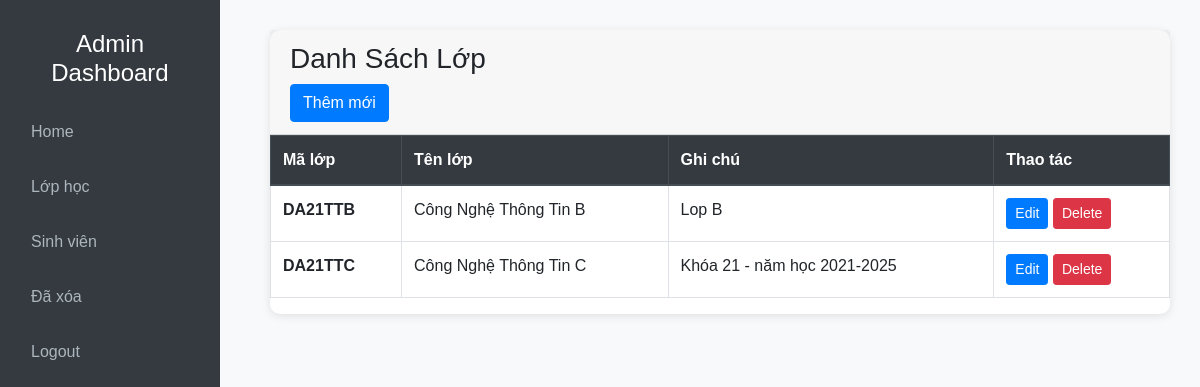
Before: /admin/index.php?action=qllop&query=lietke with the older database file.
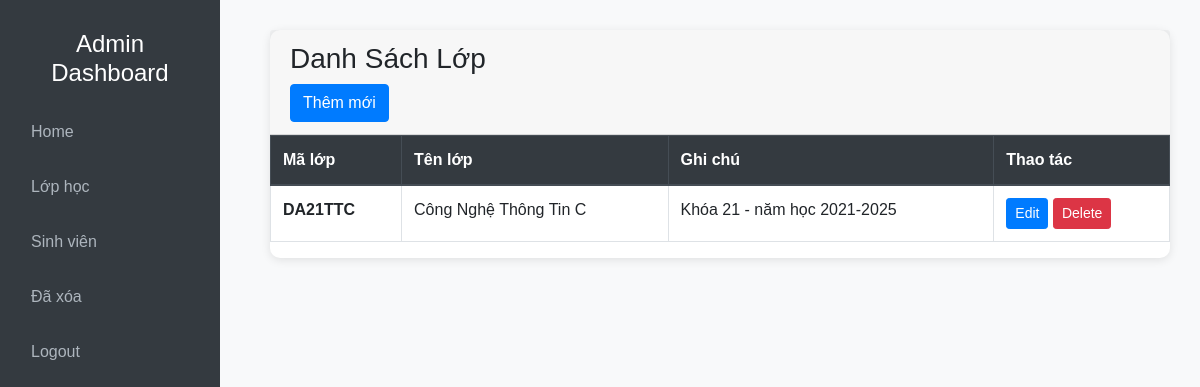
After: the same page with the newer database file.
### tables this page shows
CREATE TABLE `lophoc` (
  `maLop` varchar(12) NOT NULL,
  `tenLop` varchar(100) NOT NULL,
  `ghiChu` varchar(100) NOT NULL,
  `isDeleted` tinyint(1) DEFAULT 0
);

### admin/modules/qlLop/lietke.php (the view)
<?php
    $sql = "SELECT * FROM lophoc WHERE isDeleted = 0";
    $query = mysqli_query($conn, $sql);
?>
<div class="card">
    <div class="card-header">
        <h3>Danh Sách Lớp</h3>
        <a class="btn btn-primary" href="index.php?action=qllop&query=them">Thêm mới</a>
    </div>
    <table class="table table-bordered table-hover">
        <thead class="thead-dark">
            <tr>
                <th scope="col">Mã lớp</th>
                <th scope="col">Tên lớp</th>
                <th scope="col">Ghi chú</th>
                <th scope="col">Thao tác</th>
            </tr>
        </thead>
        <tbody>
        <?php while($row = mysqli_fetch_assoc($query)){ ?>
            <tr onclick="window.location.href='index.php?action=qllop&query=showup&malop=<?php echo $row['maLop']?>';" style="cursor: pointer;">
                <th><?php echo $row['maLop'] ?></th>
                <td><?php echo $row['tenLop'] ?></td>
                <td><?php echo $row['ghiChu'] ?></td>
                <td>
                    <a href="?action=qllop&query=sua&malop=<?php echo $row['maLop']?>" class="btn btn-sm btn-primary" type="submit">Edit</a>
                    <a onclick="return confirm('Bạn có chắc muốn xóa không?')" href="modules/qlLop/xuly.php?malop=<?php echo $row['maLop']; ?>" class="btn btn-sm btn-danger" name="delete" type="submit">Delete</a>
                </td>
            </tr>
        <?php } ?>
        </tbody>
    </table>
</div>

### admin/index.php (shortened to what this page needs)
<!DOCTYPE html>
<html lang="en">
<head>
    <link href="https://stackpath.bootstrapcdn.com/bootstrap/4.5.2/css/bootstrap.min.css" rel="stylesheet">
    <link rel="stylesheet" type="text/css" href="../css/dasboard.css">
</head>
<body>
    <?php
        include('./modules/menu.php');
        include('./modules/main.php');
    ?>
</body>
</html>

### admin/modules/menu.php
<div class="sidebar">
    <h4 class="text-white text-center">Admin Dashboard</h4>
    <ul class="nav flex-column mt-4">
        <li class="nav-item">
            <a class="nav-link " href="#">Home</a>
        </li>
        <li class="nav-item">
            <a class="nav-link " href="index.php?action=qllop&query=lietke">Lớp học</a>
        </li>
        <li class="nav-item">
            <a class="nav-link" href="index.php?action=qlsv&query=lietke">Sinh viên</a>
        </li>
        <li class="nav-item">
            <a class="nav-link" href="index.php?action=mautinrac&query=rac">Đã xóa</a>
        </li>
        <li class="nav-item">
            <a class="nav-link" href="#">Logout</a>
        </li>
    </ul>
</div>

### admin/modules/main.php
<div class="content">
    <?php
        if(isset($_GET['action']) && $_GET['query']){
            $tam = $_GET['action'];
            $query = $_GET['query'];
        }else{
            $tam = '';
            $query = '';
        }
        if($tam == 'qllop' && $query == 'lietke'){
            include('modules/qlLop/lietke.php');
        }elseif($tam == 'qllop' && $query == 'them'){
            include('modules/qlLop/them.php');
        }elseif($tam == 'qllop' && $query == 'sua'){
            include('modules/qlLop/sua.php');
        }elseif($tam == 'qlsv' && $query == 'lietke'){
            include('modules/qlSV/lietke.php');
        }elseif($tam == 'qlsv' && $query == 'them'){
            include('modules/qlSV/them.php');
        }elseif($tam == 'qlsv' && $query == 'sua'){
            include('modules/qlSV/sua.php');
        }elseif($tam == 'qllop' && $query == 'showup'){
            include('modules/qlLop/showup.php');
        }elseif($tam == 'qlsv' && $query == 'thongtin'){
            include('modules/qlSV/thongtinchitiet.php');
        }elseif($tam == 'mautinrac' && $query == 'rac'){
            include('modules/backup/deleted.php');
        }
    ?>
</div>

### css/dasboard.css (style rules this page uses)
body { font-family: 'Arial', sans-serif; background-color: #f8f9fa; }
.sidebar { height: 100vh; background-color: #343a40; padding: 30px 15px; position: fixed; top: 0; left: 0; width: 220px; z-index: 1000; }
.sidebar .nav-link { color: #adb5bd; font-size: 16px; margin-bottom: 15px; }
.content { margin-left: 240px; padding: 30px; }
.card { border: none; border-radius: 10px; box-shadow: 0 2px 10px rgba(0, 0, 0, 0.1); margin-bottom: 20px; }

Changed rows visible on the page:
removed lophoc: maLop "DA21TTB", tenLop "Công Nghệ Thông Tin B", ghiChu "Lop B"
